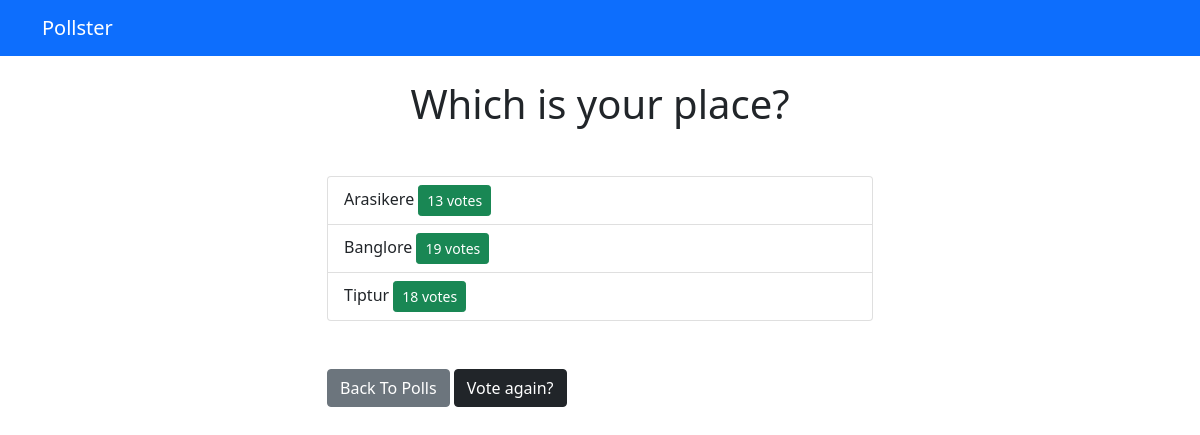
Page /polls/6/results/ on the committed database.
### polls/models.py (models this page shows, shortened)
class Question(models.Model):
    question_text = models.CharField(max_length=200) #primary_key
    pub_date = models.DateTimeField('date published')

class Choice(models.Model):
    question = models.ForeignKey(Question, on_delete=models.CASCADE)
    choice_text = models.CharField(max_length=200)
    votes = models.IntegerField(default=0)

### polls/views.py (the view)
# urls.py: path('<int:question_id>/results/', views.results, name='results'),
def results(request, question_id):
    question = get_object_or_404(Question, pk=question_id)
    return render(request, 'polls/results.html', { 'question': question })

### polls/templates/polls/results.html
{% extends 'base.html' %}
{% block content %}
<h1 class="mb-5 text-center">{{ question.question_text }}</h1>
<ul class="list-group mb-5">
    {% for choice in question.choice_set.all %}
    <li class="list-group-item">
        {{ choice.choice_text }} <span class='btn btn-success btn-sm float-right'>{{ choice.votes }} vote{{ choice.votes | pluralize }}</span>
    </li>
    {% endfor %}
</ul>
<a class="btn btn-secondary" href="{% url 'polls:index' %}">Back To Polls</a>
<a class="btn btn-dark" href="{% url 'polls:detail' question.id %}">Vote again?</a>
{% endblock %}

### rows in the picture
Question: question_text "Which is your place?"
Choice: choice_text "Arasikere", votes "13", votes|pluralize "s"
Choice: choice_text "Banglore", votes "19", votes|pluralize "s"
Choice: choice_text "Tiptur", votes "18", votes|pluralize "s"
